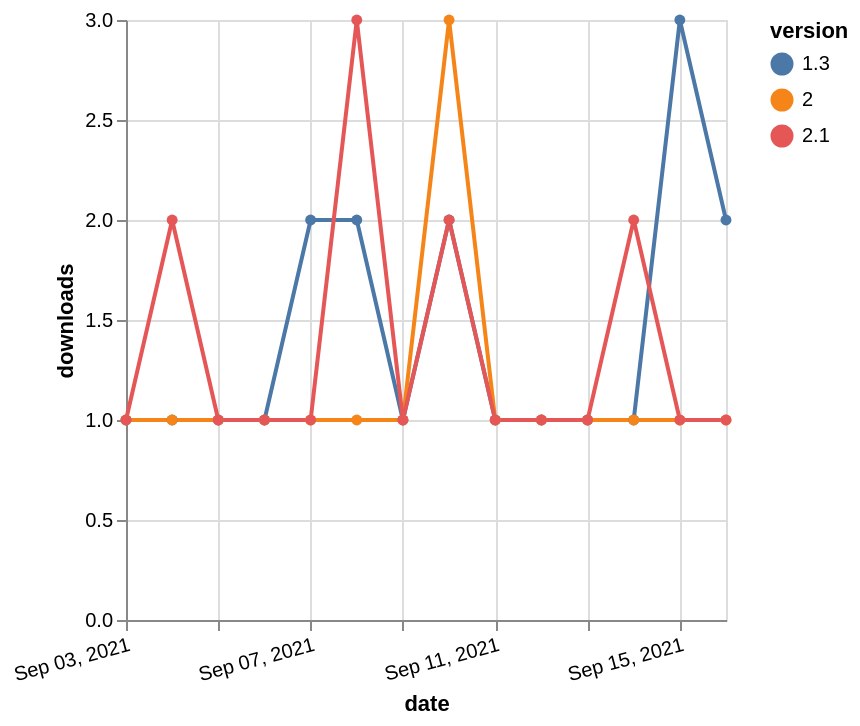

Express this chart as Vega-Lite.
### Vega-Lite specification from a JSON file in a GitHub repository (floating-point values rounded to 4 significant figures)
{"$schema": "https://vega.github.io/schema/vega-lite/v5.json", "description": "A simple bar chart with embedded data.", "data": {"values": [{"date": "2021-09-03", "total": 245, "delta": 1, "version": "1.3"}, {"date": "2021-09-04", "total": 246, "delta": 1, "version": "1.3"}, {"date": "2021-09-05", "total": 247, "delta": 1, "version": "1.3"}, {"date": "2021-09-06", "total": 248, "delta": 1, "version": "1.3"}, {"date": "2021-09-07", "total": 250, "delta": 2, "version": "1.3"}, {"date": "2021-09-08", "total": 252, "delta": 2, "version": "1.3"}, {"date": "2021-09-09", "total": 253, "delta": 1, "version": "1.3"}, {"date": "2021-09-10", "total": 255, "delta": 2, "version": "1.3"}, {"date": "2021-09-11", "total": 256, "delta": 1, "version": "1.3"}, {"date": "2021-09-12", "total": 257, "delta": 1, "version": "1.3"}, {"date": "2021-09-13", "total": 258, "delta": 1, "version": "1.3"}, {"date": "2021-09-14", "total": 259, "delta": 1, "version": "1.3"}, {"date": "2021-09-15", "total": 262, "delta": 3, "version": "1.3"}, {"date": "2021-09-16", "total": 264, "delta": 2, "version": "1.3"}, {"date": "2021-09-03", "total": 352, "delta": 1, "version": "2"}, {"date": "2021-09-04", "total": 353, "delta": 1, "version": "2"}, {"date": "2021-09-05", "total": 354, "delta": 1, "version": "2"}, {"date": "2021-09-06", "total": 355, "delta": 1, "version": "2"}, {"date": "2021-09-07", "total": 356, "delta": 1, "version": "2"}, {"date": "2021-09-08", "total": 357, "delta": 1, "version": "2"}, {"date": "2021-09-09", "total": 358, "delta": 1, "version": "2"}, {"date": "2021-09-10", "total": 361, "delta": 3, "version": "2"}, {"date": "2021-09-11", "total": 362, "delta": 1, "version": "2"}, {"date": "2021-09-12", "total": 363, "delta": 1, "version": "2"}, {"date": "2021-09-13", "total": 364, "delta": 1, "version": "2"}, {"date": "2021-09-14", "total": 365, "delta": 1, "version": "2"}, {"date": "2021-09-15", "total": 366, "delta": 1, "version": "2"}, {"date": "2021-09-16", "total": 367, "delta": 1, "version": "2"}, {"date": "2021-09-03", "total": 173, "delta": 1, "version": "2.1"}, {"date": "2021-09-04", "total": 175, "delta": 2, "version": "2.1"}, {"date": "2021-09-05", "total": 176, "delta": 1, "version": "2.1"}, {"date": "2021-09-06", "total": 177, "delta": 1, "version": "2.1"}, {"date": "2021-09-07", "total": 178, "delta": 1, "version": "2.1"}, {"date": "2021-09-08", "total": 181, "delta": 3, "version": "2.1"}, {"date": "2021-09-09", "total": 182, "delta": 1, "version": "2.1"}, {"date": "2021-09-10", "total": 184, "delta": 2, "version": "2.1"}, {"date": "2021-09-11", "total": 185, "delta": 1, "version": "2.1"}, {"date": "2021-09-12", "total": 186, "delta": 1, "version": "2.1"}, {"date": "2021-09-13", "total": 187, "delta": 1, "version": "2.1"}, {"date": "2021-09-14", "total": 189, "delta": 2, "version": "2.1"}, {"date": "2021-09-15", "total": 190, "delta": 1, "version": "2.1"}, {"date": "2021-09-16", "total": 191, "delta": 1, "version": "2.1"}]}, "width": "container", "mark": {"type": "line", "point": {"filled": true}}, "encoding": {"x": {"field": "date", "type": "temporal", "timeUnit": "yearmonthdate", "title": "date", "axis": {"labelAngle": -15}}, "y": {"field": "delta", "type": "quantitative", "title": "downloads"}, "color": {"field": "version", "type": "nominal"}, "tooltip": {"field": "delta"}}}
